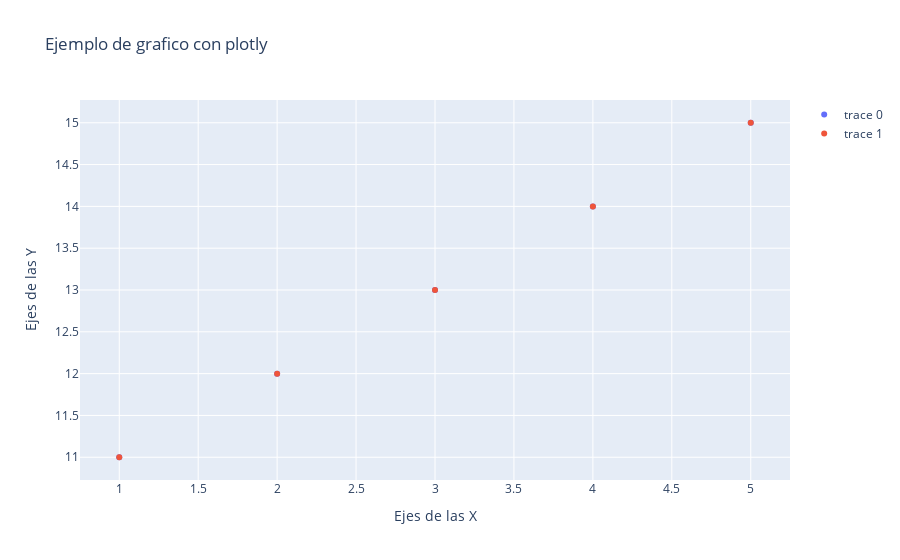

Notebook cell for this chart:
### Code cell
fig.update_layout(my_layout)

### Figure 1 — Plotly figure (JSON) as saved in the notebook; plotly's stock layout.template omitted (floating-point values rounded to 4 significant figures)
{"data": [{"mode": "markers", "type": "scatter", "x": [1, 2, 3, 4, 5], "y": [11, 12, 13, 14, 15]}, {"mode": "markers", "type": "scatter", "x": [1, 2, 3, 4, 5], "y": [11, 12, 13, 14, 15]}], "layout": {"title": {"text": "Ejemplo de grafico con plotly"}, "xaxis": {"title": {"text": "Ejes de las X"}}, "yaxis": {"title": {"text": "Ejes de las Y"}}}}
